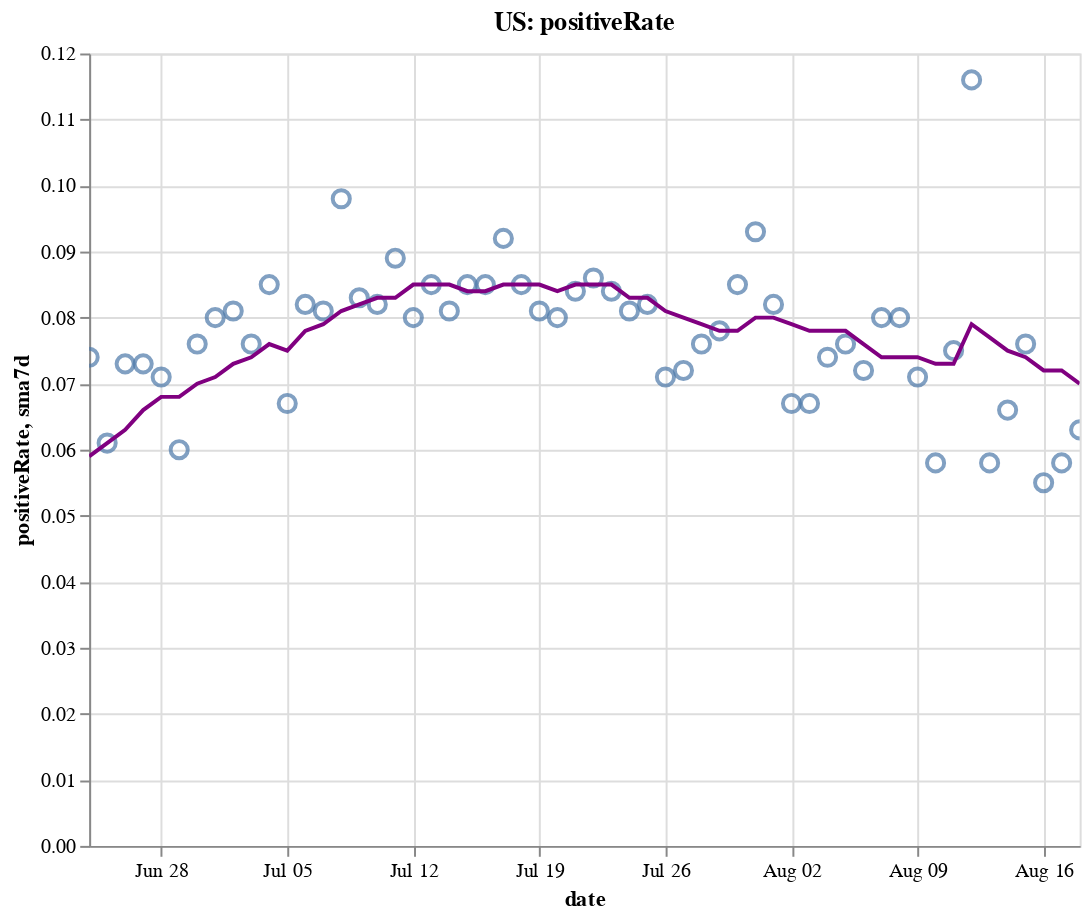

Write notebook code for a chart like this one.
### Code cell
create_plot(us, 'positiveRate')

### Figure 1 — Vega-Lite specification as saved in the notebook (floating-point values rounded to 4 significant figures)
{"config": {"view": {"continuousWidth": 400, "continuousHeight": 300}}, "layer": [{"layer": [{"mark": {"type": "point", "size": 75}, "encoding": {"tooltip": [{"type": "temporal", "field": "date"}, {"type": "quantitative", "field": "positiveRate"}, {"type": "quantitative", "field": "sma7d"}], "x": {"type": "temporal", "field": "date"}, "y": {"type": "quantitative", "field": "positiveRate"}}, "selection": {"selector004": {"type": "interval", "bind": "scales", "encodings": ["x", "y"]}}}, {"mark": {"type": "line", "color": "purple"}, "encoding": {"x": {"type": "temporal", "field": "date"}, "y": {"type": "quantitative", "field": "sma7d"}}}]}, {"mark": {"type": "rule", "color": "#aaa"}, "encoding": {"x": {"type": "temporal", "field": "date"}}, "transform": [{"filter": {"selection": "selector003"}}]}, {"mark": "circle", "encoding": {"opacity": {"condition": {"value": 1, "selection": "selector003"}, "value": 0}, "tooltip": [{"type": "temporal", "field": "date"}, {"type": "quantitative", "field": "positiveRate"}, {"type": "quantitative", "field": "sma7d"}], "x": {"type": "temporal", "field": "date"}, "y": {"type": "quantitative", "field": "positiveRate"}}, "selection": {"selector003": {"type": "single", "encodings": ["x"], "on": "mouseover", "nearest": true, "empty": "none"}}}, {"mark": {"type": "text", "align": "left", "dx": 5, "dy": -5, "stroke": "white", "strokeWidth": 2}, "encoding": {"text": {"type": "quantitative", "field": "positiveRate"}, "tooltip": [{"type": "temporal", "field": "date"}, {"type": "quantitative", "field": "positiveRate"}, {"type": "quantitative", "field": "sma7d"}], "x": {"type": "temporal", "field": "date"}, "y": {"type": "quantitative", "field": "positiveRate"}}, "transform": [{"filter": {"selection": "selector003"}}]}, {"mark": {"type": "text", "align": "left", "dx": 5, "dy": -5}, "encoding": {"text": {"type": "quantitative", "field": "positiveRate"}, "tooltip": [{"type": "temporal", "field": "date"}, {"type": "quantitative", "field": "positiveRate"}, {"type": "quantitative", "field": "sma7d"}], "x": {"type": "temporal", "field": "date"}, "y": {"type": "quantitative", "field": "positiveRate"}}, "transform": [{"filter": {"selection": "selector003"}}]}], "data": {"name": "data-86b50a58b1ed8bc02e494bda725a4848"}, "height": 400, "title": "US: positiveRate", "width": 500, "$schema": "https://vega.github.io/schema/vega-lite/v4.8.1.json", "datasets": {"data-86b50a58b1ed8bc02e494bda725a4848": [{"date": "2020-06-24T00:00:00", "totalTestResultsIncrease": 522800.0, "positiveIncrease": 38680.0, "death": 117100.0, "deathIncrease": 724.0, "positiveRate": 0.074, "state": "US", "sma7d": 0.059}, {"date": "2020-06-25T00:00:00", "totalTestResultsIncrease": 640400.0, "positiveIncrease": 39070.0, "death": 117800.0, "deathIncrease": 647.0, "positiveRate": 0.061, "state": "US", "sma7d": 0.061}, {"date": "2020-06-26T00:00:00", "totalTestResultsIncrease": 610100.0, "positiveIncrease": 44420.0, "death": 118400.0, "deathIncrease": 637.0, "positiveRate": 0.073, "state": "US", "sma7d": 0.063}, {"date": "2020-06-27T00:00:00", "totalTestResultsIncrease": 602900.0, "positiveIncrease": 43780.0, "death": 118900.0, "deathIncrease": 511.0, "positiveRate": 0.073, "state": "US", "sma7d": 0.066}, {"date": "2020-06-28T00:00:00", "totalTestResultsIncrease": 589000.0, "positiveIncrease": 41860.0, "death": 119200.0, "deathIncrease": 271.0, "positiveRate": 0.071, "state": "US", "sma7d": 0.068}, {"date": "2020-06-29T00:00:00", "totalTestResultsIncrease": 648800.0, "positiveIncrease": 39180.0, "death": 119500.0, "deathIncrease": 332.0, "positiveRate": 0.06, "state": "US", "sma7d": 0.068}, {"date": "2020-06-30T00:00:00", "totalTestResultsIncrease": 628000.0, "positiveIncrease": 47460.0, "death": 120100.0, "deathIncrease": 596.0, "positiveRate": 0.076, "state": "US", "sma7d": 0.07}, {"date": "2020-07-01T00:00:00", "totalTestResultsIncrease": 635500.0, "positiveIncrease": 50670.0, "death": 120800.0, "deathIncrease": 701.0, "positiveRate": 0.08, "state": "US", "sma7d": 0.071}, {"date": "2020-07-02T00:00:00", "totalTestResultsIncrease": 666800.0, "positiveIncrease": 53830.0, "death": 121500.0, "deathIncrease": 695.0, "positiveRate": 0.081, "state": "US", "sma7d": 0.073}, {"date": "2020-07-03T00:00:00", "totalTestResultsIncrease": 714800.0, "positiveIncrease": 54220.0, "death": 122100.0, "deathIncrease": 598.0, "positiveRate": 0.076, "state": "US", "sma7d": 0.074}, {"date": "2020-07-04T00:00:00", "totalTestResultsIncrease": 645700.0, "positiveIncrease": 54730.0, "death": 122400.0, "deathIncrease": 306.0, "positiveRate": 0.085, "state": "US", "sma7d": 0.076}, {"date": "2020-07-05T00:00:00", "totalTestResultsIncrease": 684200.0, "positiveIncrease": 45790.0, "death": 122600.0, "deathIncrease": 209.0, "positiveRate": 0.067, "state": "US", "sma7d": 0.075}, {"date": "2020-07-06T00:00:00", "totalTestResultsIncrease": 504400.0, "positiveIncrease": 41600.0, "death": 122900.0, "deathIncrease": 243.0, "positiveRate": 0.082, "state": "US", "sma7d": 0.078}, {"date": "2020-07-07T00:00:00", "totalTestResultsIncrease": 637700.0, "positiveIncrease": 51770.0, "death": 123800.0, "deathIncrease": 923.0, "positiveRate": 0.081, "state": "US", "sma7d": 0.079}, {"date": "2020-07-08T00:00:00", "totalTestResultsIncrease": 634400.0, "positiveIncrease": 62150.0, "death": 124600.0, "deathIncrease": 807.0, "positiveRate": 0.098, "state": "US", "sma7d": 0.081}, {"date": "2020-07-09T00:00:00", "totalTestResultsIncrease": 706200.0, "positiveIncrease": 58840.0, "death": 125500.0, "deathIncrease": 867.0, "positiveRate": 0.083, "state": "US", "sma7d": 0.082}, {"date": "2020-07-10T00:00:00", "totalTestResultsIncrease": 815900.0, "positiveIncrease": 66640.0, "death": 126300.0, "deathIncrease": 854.0, "positiveRate": 0.082, "state": "US", "sma7d": 0.083}, {"date": "2020-07-11T00:00:00", "totalTestResultsIncrease": 705600.0, "positiveIncrease": 63010.0, "death": 127100.0, "deathIncrease": 757.0, "positiveRate": 0.089, "state": "US", "sma7d": 0.083}, {"date": "2020-07-12T00:00:00", "totalTestResultsIncrease": 764100.0, "positiveIncrease": 60980.0, "death": 127600.0, "deathIncrease": 476.0, "positiveRate": 0.08, "state": "US", "sma7d": 0.085}, {"date": "2020-07-13T00:00:00", "totalTestResultsIncrease": 690900.0, "positiveIncrease": 58460.0, "death": 127900.0, "deathIncrease": 327.0, "positiveRate": 0.085, "state": "US", "sma7d": 0.085}, {"date": "2020-07-14T00:00:00", "totalTestResultsIncrease": 774400.0, "positiveIncrease": 62880.0, "death": 128600.0, "deathIncrease": 736.0, "positiveRate": 0.081, "state": "US", "sma7d": 0.085}, {"date": "2020-07-15T00:00:00", "totalTestResultsIncrease": 766400.0, "positiveIncrease": 65380.0, "death": 129500.0, "deathIncrease": 858.0, "positiveRate": 0.085, "state": "US", "sma7d": 0.084}, {"date": "2020-07-16T00:00:00", "totalTestResultsIncrease": 832700.0, "positiveIncrease": 70950.0, "death": 130400.0, "deathIncrease": 947.0, "positiveRate": 0.085, "state": "US", "sma7d": 0.084}, {"date": "2020-07-17T00:00:00", "totalTestResultsIncrease": 842200.0, "positiveIncrease": 77230.0, "death": 131400.0, "deathIncrease": 951.0, "positiveRate": 0.092, "state": "US", "sma7d": 0.085}, {"date": "2020-07-18T00:00:00", "totalTestResultsIncrease": 768400.0, "positiveIncrease": 65180.0, "death": 132300.0, "deathIncrease": 872.0, "positiveRate": 0.085, "state": "US", "sma7d": 0.085}, {"date": "2020-07-19T00:00:00", "totalTestResultsIncrease": 805600.0, "positiveIncrease": 64880.0, "death": 132800.0, "deathIncrease": 527.0, "positiveRate": 0.081, "state": "US", "sma7d": 0.085}, {"date": "2020-07-20T00:00:00", "totalTestResultsIncrease": 712300.0, "positiveIncrease": 56970.0, "death": 133100.0, "deathIncrease": 363.0, "positiveRate": 0.08, "state": "US", "sma7d": 0.084}, {"date": "2020-07-21T00:00:00", "totalTestResultsIncrease": 754800.0, "positiveIncrease": 63640.0, "death": 134200.0, "deathIncrease": 1038.0, "positiveRate": 0.084, "state": "US", "sma7d": 0.085}, {"date": "2020-07-22T00:00:00", "totalTestResultsIncrease": 800700.0, "positiveIncrease": 69150.0, "death": 135400.0, "deathIncrease": 1171.0, "positiveRate": 0.086, "state": "US", "sma7d": 0.085}, {"date": "2020-07-23T00:00:00", "totalTestResultsIncrease": 845400.0, "positiveIncrease": 71350.0, "death": 136400.0, "deathIncrease": 1055.0, "positiveRate": 0.084, "state": "US", "sma7d": 0.085}, {"date": "2020-07-24T00:00:00", "totalTestResultsIncrease": 934100.0, "positiveIncrease": 75200.0, "death": 137600.0, "deathIncrease": 1176.0, "positiveRate": 0.081, "state": "US", "sma7d": 0.083}, {"date": "2020-07-25T00:00:00", "totalTestResultsIncrease": 794700.0, "positiveIncrease": 65080.0, "death": 138600.0, "deathIncrease": 1023.0, "positiveRate": 0.082, "state": "US", "sma7d": 0.083}, {"date": "2020-07-26T00:00:00", "totalTestResultsIncrease": 865800.0, "positiveIncrease": 61710.0, "death": 139200.0, "deathIncrease": 558.0, "positiveRate": 0.071, "state": "US", "sma7d": 0.081}, {"date": "2020-07-27T00:00:00", "totalTestResultsIncrease": 761100.0, "positiveIncrease": 55130.0, "death": 140200.0, "deathIncrease": 1059.0, "positiveRate": 0.072, "state": "US", "sma7d": 0.08}, {"date": "2020-07-28T00:00:00", "totalTestResultsIncrease": 735900.0, "positiveIncrease": 56230.0, "death": 141300.0, "deathIncrease": 1121.0, "positiveRate": 0.076, "state": "US", "sma7d": 0.079}, {"date": "2020-07-29T00:00:00", "totalTestResultsIncrease": 861100.0, "positiveIncrease": 66970.0, "death": 142800.0, "deathIncrease": 1492.0, "positiveRate": 0.078, "state": "US", "sma7d": 0.078}, {"date": "2020-07-30T00:00:00", "totalTestResultsIncrease": 813100.0, "positiveIncrease": 69470.0, "death": 144100.0, "deathIncrease": 1259.0, "positiveRate": 0.085, "state": "US", "sma7d": 0.078}, {"date": "2020-07-31T00:00:00", "totalTestResultsIncrease": 732400.0, "positiveIncrease": 67760.0, "death": 145400.0, "deathIncrease": 1311.0, "positiveRate": 0.093, "state": "US", "sma7d": 0.08}, {"date": "2020-08-01T00:00:00", "totalTestResultsIncrease": 736700.0, "positiveIncrease": 60690.0, "death": 146600.0, "deathIncrease": 1189.0, "positiveRate": 0.082, "state": "US", "sma7d": 0.08}, {"date": "2020-08-02T00:00:00", "totalTestResultsIncrease": 722600.0, "positiveIncrease": 48270.0, "death": 147100.0, "deathIncrease": 498.0, "positiveRate": 0.067, "state": "US", "sma7d": 0.079}, {"date": "2020-08-03T00:00:00", "totalTestResultsIncrease": 734300.0, "positiveIncrease": 49560.0, "death": 147600.0, "deathIncrease": 519.0, "positiveRate": 0.067, "state": "US", "sma7d": 0.078}, {"date": "2020-08-04T00:00:00", "totalTestResultsIncrease": 701200.0, "positiveIncrease": 51570.0, "death": 148900.0, "deathIncrease": 1255.0, "positiveRate": 0.074, "state": "US", "sma7d": 0.078}, {"date": "2020-08-05T00:00:00", "totalTestResultsIncrease": 685200.0, "positiveIncrease": 52260.0, "death": 150200.0, "deathIncrease": 1346.0, "positiveRate": 0.076, "state": "US", "sma7d": 0.078}, {"date": "2020-08-06T00:00:00", "totalTestResultsIncrease": 752700.0, "positiveIncrease": 54180.0, "death": 151500.0, "deathIncrease": 1251.0, "positiveRate": 0.072, "state": "US", "sma7d": 0.076}, {"date": "2020-08-07T00:00:00", "totalTestResultsIncrease": 771200.0, "positiveIncrease": 61520.0, "death": 152800.0, "deathIncrease": 1333.0, "positiveRate": 0.08, "state": "US", "sma7d": 0.074}, {"date": "2020-08-08T00:00:00", "totalTestResultsIncrease": 674700.0, "positiveIncrease": 54090.0, "death": 153900.0, "deathIncrease": 1089.0, "positiveRate": 0.08, "state": "US", "sma7d": 0.074}, {"date": "2020-08-09T00:00:00", "totalTestResultsIncrease": 720000.0, "positiveIncrease": 51320.0, "death": 154500.0, "deathIncrease": 616.0, "positiveRate": 0.071, "state": "US", "sma7d": 0.074}, {"date": "2020-08-10T00:00:00", "totalTestResultsIncrease": 722500.0, "positiveIncrease": 41810.0, "death": 154900.0, "deathIncrease": 426.0, "positiveRate": 0.058, "state": "US", "sma7d": 0.073}, {"date": "2020-08-11T00:00:00", "totalTestResultsIncrease": 744600.0, "positiveIncrease": 55590.0, "death": 156300.0, "deathIncrease": 1326.0, "positiveRate": 0.075, "state": "US", "sma7d": 0.073}, {"date": "2020-08-12T00:00:00", "totalTestResultsIncrease": 484100.0, "positiveIncrease": 56040.0, "death": 157800.0, "deathIncrease": 1517.0, "positiveRate": 0.116, "state": "US", "sma7d": 0.079}, {"date": "2020-08-13T00:00:00", "totalTestResultsIncrease": 885700.0, "positiveIncrease": 51700.0, "death": 158900.0, "deathIncrease": 1163.0, "positiveRate": 0.058, "state": "US", "sma7d": 0.077}, {"date": "2020-08-14T00:00:00", "totalTestResultsIncrease": 848500.0, "positiveIncrease": 55650.0, "death": 160200.0, "deathIncrease": 1216.0, "positiveRate": 0.066, "state": "US", "sma7d": 0.075}, {"date": "2020-08-15T00:00:00", "totalTestResultsIncrease": 748600.0, "positiveIncrease": 56600.0, "death": 161400.0, "deathIncrease": 1219.0, "positiveRate": 0.076, "state": "US", "sma7d": 0.074}, {"date": "2020-08-16T00:00:00", "totalTestResultsIncrease": 786200.0, "positiveIncrease": 43080.0, "death": 162000.0, "deathIncrease": 619.0, "positiveRate": 0.055, "state": "US", "sma7d": 0.072}, {"date": "2020-08-17T00:00:00", "totalTestResultsIncrease": 654400.0, "positiveIncrease": 37820.0, "death": 162400.0, "deathIncrease": 407.0, "positiveRate": 0.058, "state": "US", "sma7d": 0.072}, {"date": "2020-08-18T00:00:00", "totalTestResultsIncrease": 644400.0, "positiveIncrease": 40390.0, "death": 163600.0, "deathIncrease": 1194.0, "positiveRate": 0.063, "state": "US", "sma7d": 0.07}]}}
